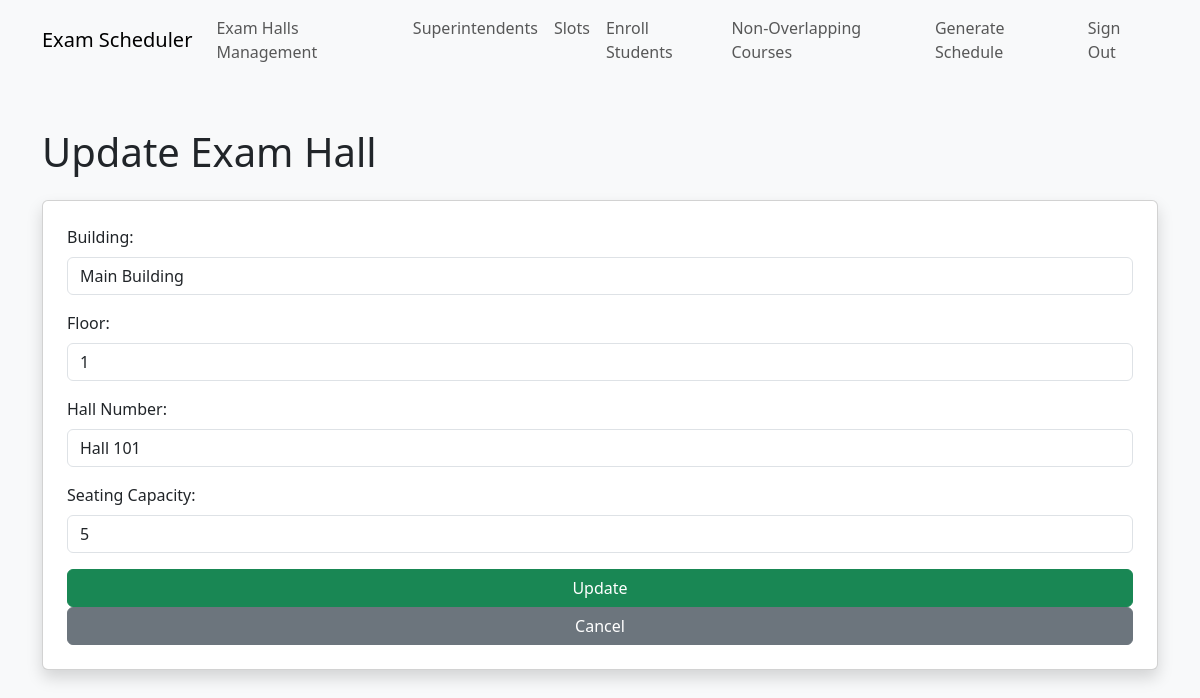
Screenshot of /exam_cordinate/views/exam_halls/update.php?id=1 with the database file from the repository.
### tables this page shows
CREATE TABLE `exam_halls` (
  `id` int(11) NOT NULL,
  `building` varchar(100) NOT NULL,
  `floor` int(11) NOT NULL,
  `hall_number` varchar(50) NOT NULL,
  `seating_capacity` int(11) NOT NULL
);

### exam_cordinate/views/exam_halls/update.php (the view, shortened to what this page needs)
<?php
require 'C:\xampp\htdocs\e_v\config\database.php';
if ($_SERVER['REQUEST_METHOD'] == 'GET' && isset($_GET['id'])) {
    $id = $_GET['id'];
    $result = $mysqli->query("SELECT * FROM exam_halls WHERE id = $id");
    if ($result) {
        $hall = $result->fetch_assoc();
    } else {
        die('Query failed: ' . $mysqli->error);
    }
}
?>
<!DOCTYPE html>
<html lang="en">
<head>
    <link href="https://cdn.jsdelivr.net/npm/bootstrap@5.3.0-alpha3/dist/css/bootstrap.min.css" rel="stylesheet">
</head>
<body class="bg-light">
<?php include('../layout/header.php'); ?>
    <div class="container mt-5">
        <h1 class="mb-4">Update Exam Hall</h1>
        <form method="POST" class="card p-4 shadow">
            <div class="mb-3">
                <label class="form-label">Building:</label>
                <input type="text" name="building" class="form-control" value="<?= htmlspecialchars($hall['building']) ?>" required>
            </div>
            <div class="mb-3">
                <label class="form-label">Floor:</label>
                <input type="number" name="floor" class="form-control" value="<?= htmlspecialchars($hall['floor']) ?>" required>
            </div>
            <div class="mb-3">
                <label class="form-label">Hall Number:</label>
                <input type="text" name="hall_number" class="form-control" value="<?= htmlspecialchars($hall['hall_number']) ?>" required>
            </div>
            <div class="mb-3">
                <label class="form-label">Seating Capacity:</label>
                <input type="number" name="seating_capacity" class="form-control" value="<?= htmlspecialchars($hall['seating_capacity']) ?>" required>
            </div>
            <button type="submit" class="btn btn-success">Update</button>
            <a href="index.php" class="btn btn-secondary">Cancel</a>
        </form>
    </div>
</body>
</html>

### rows the page displays
exam_halls: building "Main Building", floor "1", hall_number "Hall 101", seating_capacity "5"
